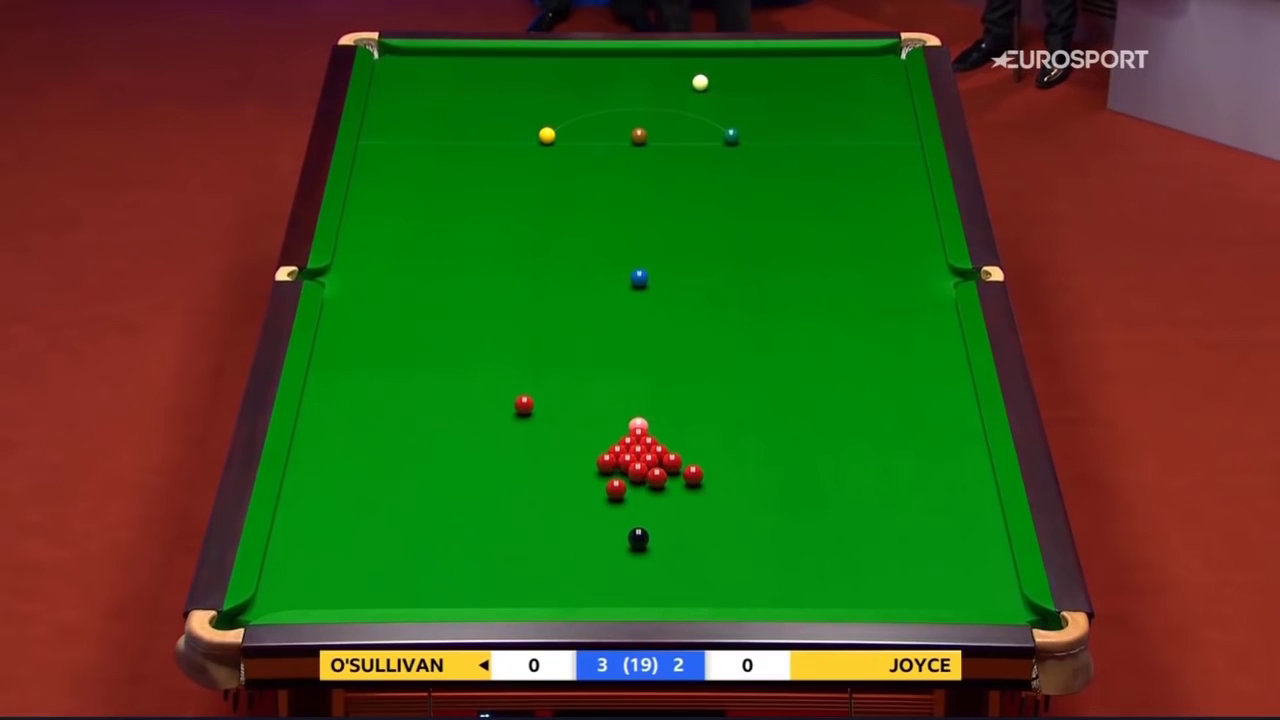
#> input picture data/WSC sample.png, 1280 x 720 px
$ python -i feature_detection.py   (imports and definitions only)
#> lines starting #> are read from the running program, lines starting #| are printed output that depends on the picture; after the words box and inside, x2 and y2 are one past the last pixel; in counts of white or black regions, pixels touching at a corner belong together
#> further down, picture is the input picture: shape (720, 1280, 3); mean B, G, R 26.8, 82.3, 64.4
### src/hough_line.py
from bisect import bisect

import numpy as np


# TODO: numpy vectorized version of the code (faster implementation in same source)
def hough_lines(binary_img, rho_step=0.5, theta_step=0.5, num_lines=4):
    """
    Hough line implementation
    original source: https://github.com/alyssaq/hough_transform
    """
    width, height = binary_img.shape
    # Rho and Theta ranges
    thetas = np.deg2rad(np.arange(-90, 90 - theta_step, theta_step))
    diag_len = np.ceil(np.sqrt(width**2 + height**2))  # max_dist
    rhos = np.arange(-diag_len, diag_len, rho_step)

    # Cache some resuable values
    cos_theta = np.cos(thetas)
    sin_theta = np.sin(thetas)

    # Hough accumulator array of theta vs rho
    accumulator = np.zeros((len(rhos), len(thetas)))
    # (row, col) indexes to edges
    y_idxs, x_idxs = np.nonzero(binary_img)
    # Vote in the hough accumulator
    for i in range(len(x_idxs)):
        x = x_idxs[i]
        y = y_idxs[i]
        for t_idx in range(len(thetas)):
            # Calculate rho
            rho = x * cos_theta[t_idx] + y * sin_theta[t_idx]
            r_idx = bisect(
                rhos, rho, hi=len(rhos) - 1
            )  # which in rhos is the closest one
            accumulator[r_idx, t_idx] += 1

    # old_accumulator = np.copy(accumulator)

    # Non maxima supression
    # num_lines = 4 #Assumption on the number of lines we have
    lines = []
    for i in range(num_lines):
        rho_max_i, theta_max_i = np.unravel_index(
            np.argmax(accumulator), accumulator.shape
        )
        lines.append((rhos[rho_max_i], thetas[theta_max_i]))
        r_window = (
            20  # Assumption on the lines we want to detect having notably different rho
        )
        t_window = 20  # Lines we want to detect have different theta
        for r_w in range(-r_window, r_window + 1):
            r_w_mod = min(max((rho_max_i + r_w), 0), len(rhos))
            for t_w in range(-t_window, t_window + 1):
                t_w_mod = (theta_max_i + t_w) % len(thetas)
                # Supress maxima in neibourhood
                accumulator[r_w_mod, t_w_mod] = 0

    # [7 lines of commented-out code are left out]

    return lines

### src/feature_detection.py
import cv2
import numpy as np
from cv2.typing import MatLike
from hough_line import hough_lines


def table_edges_detection(frame_BGR: MatLike) -> (MatLike, list):
    """
    Function that detects the hardcoded green and brown colors
    and computes the edges where the colors touch. It then
    computes the most likely 4 straight lines that fit the edges
    """
    width, height, _ = frame_BGR.shape
#> width = 720; height = 1280

    frame_HSV = cv2.cvtColor(frame_BGR, cv2.COLOR_BGR2HSV)
#> frame_HSV: shape (720, 1280, 3); mean H, S, V 56, 208.3, 120.9

    # CV2 HSV ranges: Hue from 0 to 180, Staturation form 0 to 100, Value from 0 to 100

    # Filter green color
    # NOTE: Hard-coded green HSV value
    GREEN_HSV_LOW = np.array([55, 100, 50])
    GREEN_HSV_HIGH = np.array([65, 255, 220])
    frame_green = cv2.inRange(frame_HSV, GREEN_HSV_LOW, GREEN_HSV_HIGH)
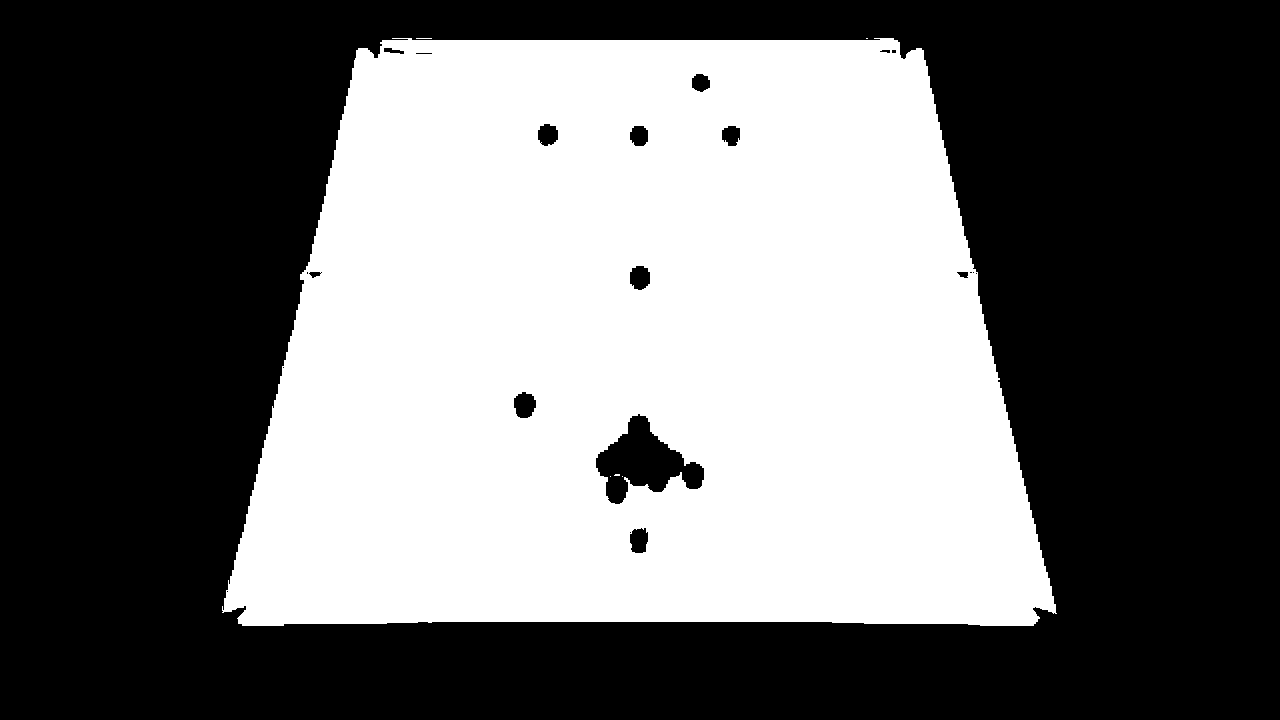
#> frame_green: shape (720, 1280); 43.2% white; 6 white regions (5 under 20 px), largest, box (x1, y1, x2, y2) and area: (222, 38, 1057, 626) 398431

    # Filter brown color
    # NOTE: Hard-coded brown HSV value
    BROWN_HSV_LOW = np.array([0, 0, 20])
    BROWN_HSV_HIGH = np.array([5, 200, 150])
    frame_brown_1 = cv2.inRange(frame_HSV, BROWN_HSV_LOW, BROWN_HSV_HIGH)
#> frame_brown_1: shape (720, 1280); 28.3% white; 431 white regions (347 under 20 px), largest, box (x1, y1, x2, y2) and area: (0, 40, 314, 718) 139272, (960, 68, 1280, 718) 109365, (1032, 592, 1102, 696) 1296

    # NOTE: Hard-coded another brown HSV value
    BROWN_HSV_LOW = np.array([130, 0, 20])
    BROWN_HSV_HIGH = np.array([180, 200, 150])
    frame_brown_2 = cv2.inRange(frame_HSV, BROWN_HSV_LOW, BROWN_HSV_HIGH)
#> frame_brown_2: shape (720, 1280); 12.6% white; 248 white regions (198 under 20 px), largest, box (x1, y1, x2, y2) and area: (0, 0, 898, 142) 38011, (992, 0, 1280, 164) 26978, (926, 40, 1096, 614) 17120

    frame_brown = cv2.bitwise_or(frame_brown_1, frame_brown_2)
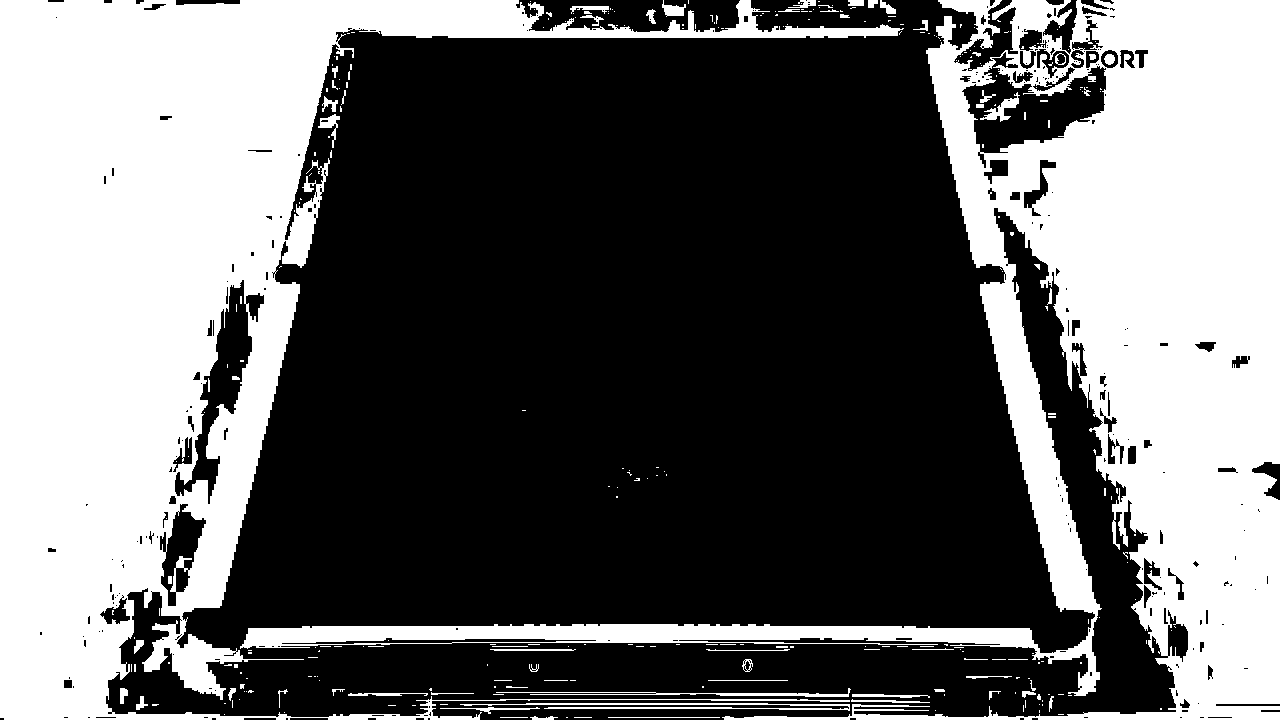
#> frame_brown: shape (720, 1280); 40.9% white; 310 white regions (243 under 20 px), largest, box (x1, y1, x2, y2) and area: (0, 0, 904, 720) 194851, (240, 0, 1280, 720) 174073, (460, 703, 850, 711) 1258

    # Noise filtering
    # frame_green = cv2.morphologyEx(frame_green, cv2.MORPH_OPEN, kernel)
    # frame_green = cv2.morphologyEx(frame_green, cv2.MORPH_CLOSE, kernel)

    # Dilate green and brown so that they overlap
    # NOTE: Hard-coded value
    KERNEL_SMALL = cv2.getStructuringElement(cv2.MORPH_ELLIPSE, (15, 15))
    brown_dilate = cv2.dilate(frame_brown, KERNEL_SMALL)
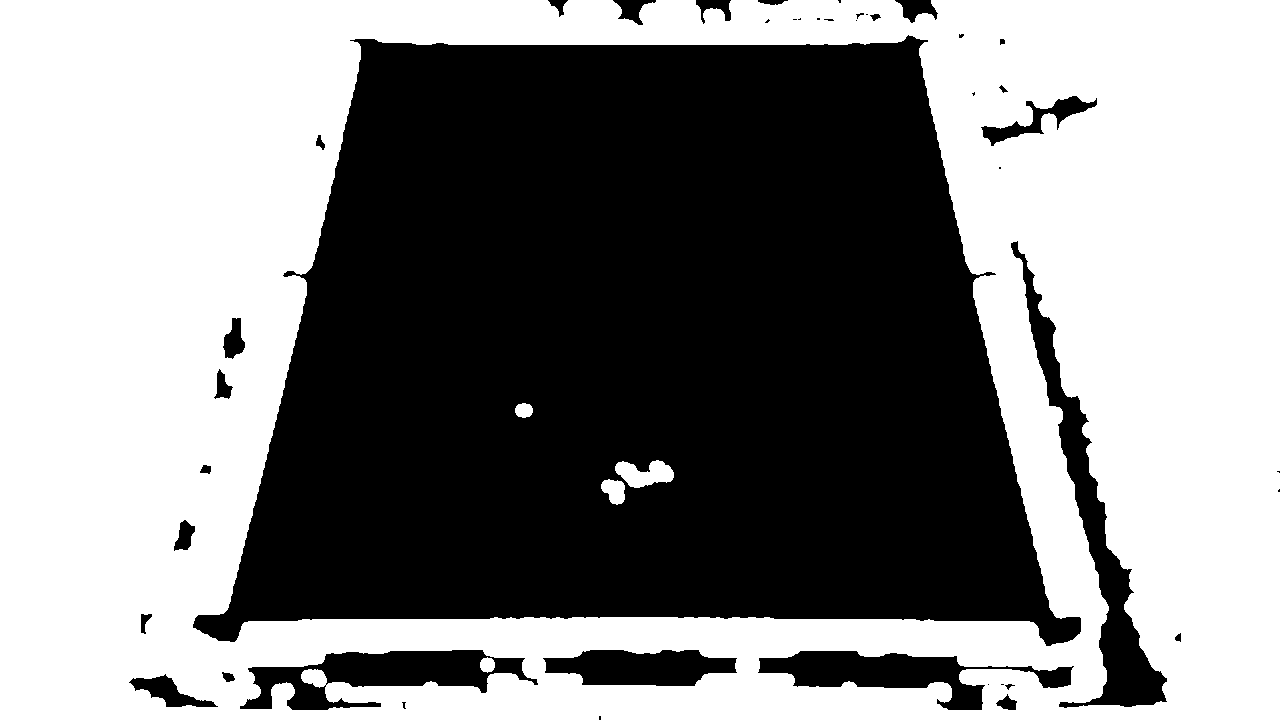
#> brown_dilate: shape (720, 1280); 52.9% white; 43 black regions (18 under 20 px), largest, box (x1, y1, x2, y2) and area: (193, 35, 1081, 646) 395031, (1011, 241, 1167, 708) 11836, (240, 650, 538, 710) 8497
    KERNEL_VERY_SMALL = cv2.getStructuringElement(cv2.MORPH_ELLIPSE, (2, 2))
    green_dilate = cv2.dilate(frame_green, KERNEL_VERY_SMALL)
#> green_dilate: shape (720, 1280); 43.5% white; 3 white regions (2 under 20 px), largest, box (x1, y1, x2, y2) and area: (222, 38, 1058, 627) 400580

    # Remove some balls from the green playing area (red balls are too big of a blob)
    # NOTE: Hard-coded value
    # KERNEL_BALL_SIZE = cv2.getStructuringElement(cv2.MORPH_ELLIPSE, (20, 20))
    # green_close = cv2.morphologyEx(green_dilate, cv2.MORPH_CLOSE, KERNEL_BALL_SIZE)

    # Get a thin edge of the green playing area
    # NOTE: Hard-coded value
    KERNEL_VERY_SMALL = cv2.getStructuringElement(cv2.MORPH_ELLIPSE, (2, 2))
    green_gradient = cv2.morphologyEx(
        green_dilate, cv2.MORPH_GRADIENT, KERNEL_VERY_SMALL
    )
#> green_gradient: shape (720, 1280); 0.43% white in thin lines or dots, all inside (x1, y1, x2, y2) = (222, 38, 1059, 628)

    # Intersect the green edge with the brown mask to obtain green/brow edges
    edges_green_brown = cv2.bitwise_and(green_gradient, brown_dilate)
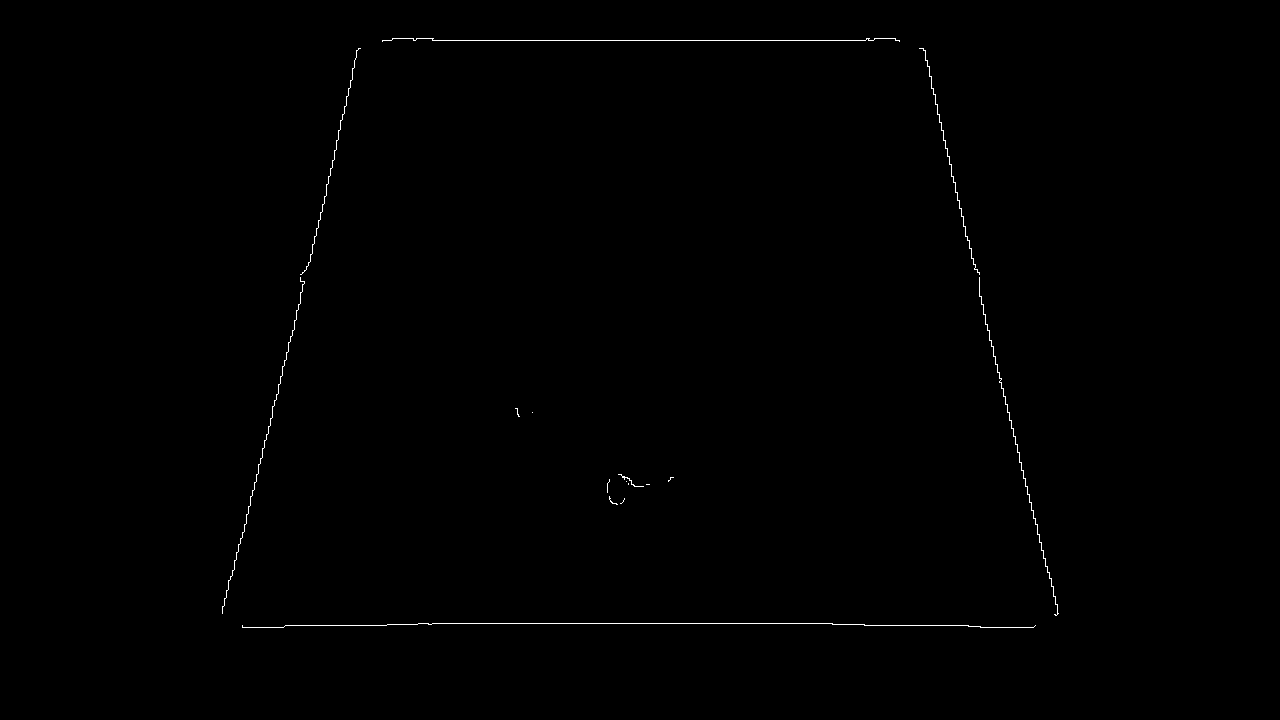
#> edges_green_brown: shape (720, 1280); 0.3% white in thin lines or dots, all inside (x1, y1, x2, y2) = (222, 38, 1059, 628)

    # # Draw edges in white
    # edges_negative = cv2.bitwise_not(edges_green_brown)
    # frame_BGR = cv2.bitwise_and(frame_BGR, frame_BGR, mask=edges_negative)
    # frame_BGR = frame_BGR + cv2.cvtColor(edges_green_brown, cv2.COLOR_GRAY2RGB)

    # Compute lines that fit the edges
    lines = hough_lines(edges_green_brown, num_lines=4)
#> in hough_lines, `y_idxs, x_idxs = np.nonzero(binary_img)`: y_idxs = 2794 values from 38 to 627; x_idxs = 2794 values, max 1058 at index 1987, min 222 at index 1970, mean 647.9
#> the loop in hough_lines, `for i in range(len(x_idxs)):` made 2794 passes
#> x on passes 1 to 3: 392, 393, 394
#> the loop in hough_lines, `for i in range(num_lines):` made 4 passes
#> (rho_max_i, theta_max_i) on passes 1 to 4: (2859, 0), (1693, 0), (4707, 153), (3660, 207)
#> after the loop in hough_lines, `for i in range(num_lines):`: lines = [(-39.5, -1.57), (-622.5, -1.57), (884.5, -0.236), (361, 0.236)]

    # NOTE: order is important
    l_top = lines[0]
#> l_top = (-39.5, -1.57)
    l_bot = lines[1]
#> l_bot = (-622.5, -1.57)
    l_rig = lines[2]
#> l_rig = (884.5, -0.236)
    l_lef = lines[3]
#> l_lef = (361, 0.236)

    def A_b(rho1, theta1, rho2, theta2):
#> called with rho1 = -39.5, theta1 = -1.57, rho2 = 361, theta2 = 0.236
        A = np.array(
            [
                [np.cos(theta1), np.sin(theta1)],
                [np.cos(theta2), np.sin(theta2)],
            ]
        )
#> A = [[6.12e-17, -1], [0.972, 0.233]]
        b = np.array([[rho1, rho2]]).T
#> b = [-39.5, 361]
        return A, b

    # find the intersection points
    # $\begin{bmatrix} \cos\theta_1 & \sin\theta_1 \\ \cos\theta_2 & \sin\theta_2 \end{bmatrix} \cdot \begin{bmatrix} x \\ y \end{bmatrix} = \begin{bmatrix} \rho_1 \\ \rho_2 \end{bmatrix}$
    top_left = np.linalg.solve(*A_b(*l_top, *l_lef)).T.squeeze()
#> top_left = [361.8, 39.5]
    top_right = np.linalg.solve(*A_b(*l_top, *l_rig)).T.squeeze()
#> top_right = [919.1, 39.5]
    bottom_left = np.linalg.solve(*A_b(*l_bot, *l_lef)).T.squeeze()
#> bottom_left = [221.8, 622.5]
    bottom_right = np.linalg.solve(*A_b(*l_bot, *l_rig)).T.squeeze()
#> bottom_right = [1059.1, 622.5]

    # [14 lines of commented-out code are left out]
    return np.array(
        [[top_left, top_right, bottom_right, bottom_left]],
        dtype=np.int32,
    )


def detect_baulk_line(frame: MatLike) -> tuple:
    """
    Function that detects the lines markings on the table
    frame: BGR image
    returns: baulk line in (rho, theta) format
    """
    # Filter white color
    white_HSL_low = np.array([9, 113, 2])  # Hardcoded white HSL value
    brown_HSL_high = np.array([13, 128, 10])
    frame_white = cv2.inRange(frame, white_HSL_low, brown_HSL_high)

    baulk_line = hough_lines(frame_white, num_lines=1)

    return baulk_line[0]


def get_ball_centers(frame: MatLike) -> dict:
    """
    frame: BGR image to detect the balls in
    returns: dictionary of ball colors and their centers {color: [x, y], ...}
    """
    img_hsv = cv2.cvtColor(frame, cv2.COLOR_BGR2HSV)

    # NOTE: Hard-coded values
    ranges = {
        "yellow": [20, 35],
        "brown": [15, 23],
        "green": [71, 85],
        "blue": [85, 110],
    }
    KERNEL_BALL_SIZE = cv2.getStructuringElement(cv2.MORPH_ELLIPSE, (8, 8))

    centers = {}
    for color, (lower, upper) in ranges.items():
        ball = cv2.inRange(img_hsv[:, :, 0], np.array([lower]), np.array([upper]))
        eroded = cv2.erode(ball, KERNEL_BALL_SIZE)
        # get the average (middle) pixel x and y coordinate of the eroded ball
        centers[color] = np.mean(np.argwhere(eroded != 0), axis=0, dtype=int)[::-1]

    return centers

>>> import cv2
>>> picture = cv2.imread('../data/WSC sample.png')
>>> result = table_edges_detection(picture)
#> result = [[361, 39], [919, 39], [1059, 622], [221, 622]]
